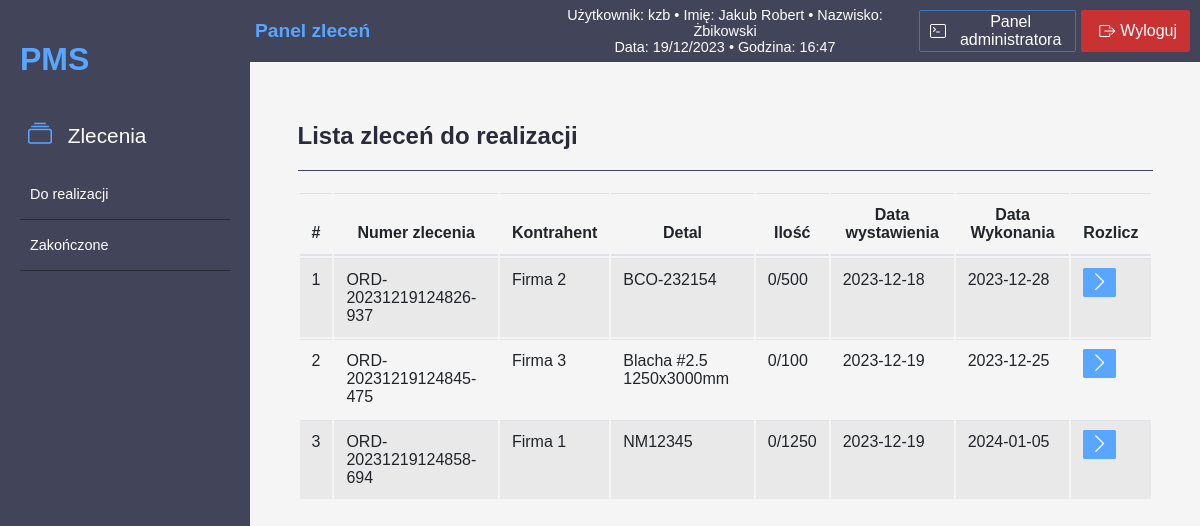
The app's page /index.php?action=dashboard-main (signed in) with its own data.
### tables this page shows
CREATE TABLE `orders` (
  `id` int(11) NOT NULL,
  `orderNumber` varchar(255) NOT NULL,
  `company` varchar(255) NOT NULL,
  `detail` text DEFAULT NULL,
  `quantity` int(11) DEFAULT NULL,
  `quantityNow` int(11) DEFAULT NULL,
  `issueDate` date DEFAULT NULL,
  `executionDate` date DEFAULT NULL,
  `status` tinyint(1) DEFAULT 0
);

### controllers/AuthController.php (called while the page is built, shortened)
<?php
class AuthController {
    public function dashboardMain() {
        include 'views/dashboard-main.php';
    }
}
?>

### views/dashboard-main.php (the view, shortened to what this page needs)
<!DOCTYPE html>
<html lang="pl">
<head>
    <link rel="stylesheet" type="text/css" href="styles/style.css">
    <link rel="stylesheet" type="text/css" href="styles/dashboard-style.css">
    <link rel="stylesheet" type="text/css" href="bs/bootstrap/css/bootstrap-table.css">
    <link rel="stylesheet" href="https://cdn.jsdelivr.net/npm/bootstrap-icons@1.11.2/font/bootstrap-icons.min.css">
</head>
<body>
<div class="container">
<?php include 'views/menu-main.php'; ?>
<div class="main-content" id="main-dashboard">
<h2>Lista zleceń do realizacji</h2>
        <div class="table table-striped">
        <table class="table">
            <thead>
                <tr>
                    <th>#</th>
                    <th>Numer zlecenia</th>
                    <th>Kontrahent</th>
                    <th>Detal</th>
                    <th>Ilość</th>
                    <th>Data wystawienia</th>
                    <th>Data Wykonania</th>
                    <th>Rozlicz</th>
                </tr>
            </thead>
            <tbody>
                <?php
                $database = new Database();
                $connection = $database->getConnection();
                $query = "SELECT * FROM orders WHERE status = 0";
                $result = $connection->query($query);
                if ($result) {
                    $orders = $result->fetch_all(MYSQLI_ASSOC);
                    foreach ($orders as $i => $order) {
                        echo '<tr>';
                        echo '<td>' . ($i + 1) . '</td>';
                        echo '<td>' . $order['orderNumber'] . '</td>';
                        echo '<td>' . $order['company'] . '</td>';
                        echo '<td>' . $order['detail'] . '</td>';
                        echo '<td>' . $order['quantityNow'] . "/" . $order['quantity'] . '</td>';
                        echo '<td>' . $order['issueDate'] . '</td>';
                        echo '<td>' . $order['executionDate'] . '</td>';
                        echo '<td><a href="?action=settle-order&id=' . $order['id'] . ' "<button type="button" class="settle-btn" ><i class="bi bi-chevron-right"></i></button></a></td>';
                    }
                } else {
                    echo "Błąd zapytania: " . $connection->error;
                }
                ?>
            </tbody>
        </table>
    </div>
</div>
</div>
</div>
</body>
</html>

### styles/style.css (style rules this page uses)
body { height: 100%; margin: 0; font-family: Arial, Helvetica, sans-serif; }
a:link { text-decoration: none; color: #fff; }

### styles/dashboard-style.css (style rules this page uses)
.container { display: flex; }
.main-content { width: 90%; display: flex; flex-direction: column; justify-content: center; margin: 20px; padding: 20px; }
.main-content h2 { padding: 0px 0px 20px 0px; width: 100%; border-bottom: 1px solid #42445A; font-size: x-large; color: #2a2b39; }
.settle-btn { background-color: #58a6ff; border-radius: 2px; border: 1px solid #58a6ff; font-size: 1.3rem; padding: 2px 5px; transition: background-color 0.2s ease, color 0.2s ease; }
a:link { text-decoration: none; color: #fff; }

### records on screen
orders: orderNumber "ORD-20231219124826-937", company "Firma 2", detail "BCO-232154", quantityNow "0", quantity "500", issueDate "2023-12-18", executionDate "2023-12-28"
orders: orderNumber "ORD-20231219124845-475", company "Firma 3", detail "Blacha #2.5 1250x3000mm", quantityNow "0", quantity "100", issueDate "2023-12-19", executionDate "2023-12-25"
orders: orderNumber "ORD-20231219124858-694", company "Firma 1", detail "NM12345", quantityNow "0", quantity "1250", issueDate "2023-12-19", executionDate "2024-01-05"

### other values on screen
$_SESSION['username'] "kzb"
$_SESSION['name'] "Jakub Robert"
$_SESSION['lastname'] "Żbikowski"
